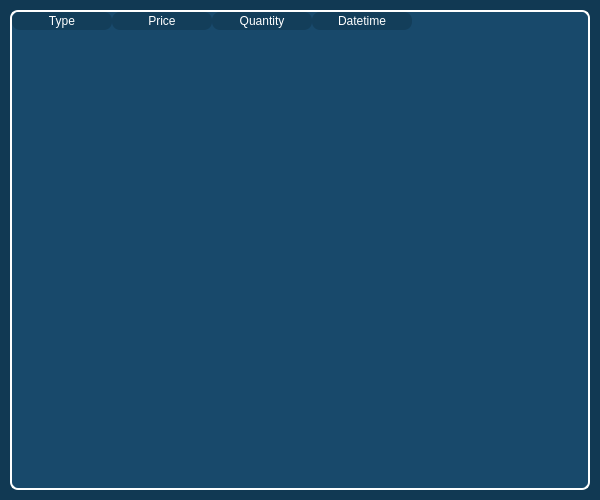
<?xml version="1.0" encoding="UTF-8"?>
<ui version="4.0">
 <class>Form</class>
 <widget class="QWidget" name="Form">
  <property name="geometry">
   <rect>
    <x>0</x>
    <y>0</y>
    <width>600</width>
    <height>500</height>
   </rect>
  </property>
  <property name="windowTitle">
   <string>Form</string>
  </property>
  <property name="styleSheet">
   <string notr="true">background-color: rgb(17, 57, 83);</string>
  </property>
  <layout class="QVBoxLayout" name="verticalLayout">
   <property name="spacing">
    <number>0</number>
   </property>
   <property name="leftMargin">
    <number>10</number>
   </property>
   <property name="topMargin">
    <number>10</number>
   </property>
   <property name="rightMargin">
    <number>10</number>
   </property>
   <property name="bottomMargin">
    <number>10</number>
   </property>
   <item>
    <widget class="QTableWidget" name="tableWidget">
     <property name="styleSheet">
      <string notr="true">QTableWidget {
	background-color: rgb(24, 73, 107);
	border: 2px solid white;
	border-radius: 8px;
	color: white;
}

QHeaderView {
	background-color: rgb(24, 73, 107);
	border-radius: 8px;
}

QHeaderView::section {
	background-color: rgb(19, 62, 90);
	color: white;
	border: solid;
	border-radius: 8px;
 }</string>
     </property>
     <property name="sizeAdjustPolicy">
      <enum>QAbstractScrollArea::AdjustIgnored</enum>
     </property>
     <property name="autoScrollMargin">
      <number>16</number>
     </property>
     <property name="editTriggers">
      <set>QAbstractItemView::NoEditTriggers</set>
     </property>
     <property name="selectionMode">
      <enum>QAbstractItemView::NoSelection</enum>
     </property>
     <property name="rowCount">
      <number>0</number>
     </property>
     <attribute name="horizontalHeaderVisible">
      <bool>true</bool>
     </attribute>
     <column>
      <property name="text">
       <string>Type</string>
      </property>
     </column>
     <column>
      <property name="text">
       <string>Price</string>
      </property>
     </column>
     <column>
      <property name="text">
       <string>Quantity</string>
      </property>
     </column>
     <column>
      <property name="text">
       <string>Datetime</string>
      </property>
     </column>
    </widget>
   </item>
  </layout>
 </widget>
 <resources/>
 <connections/>
</ui>
